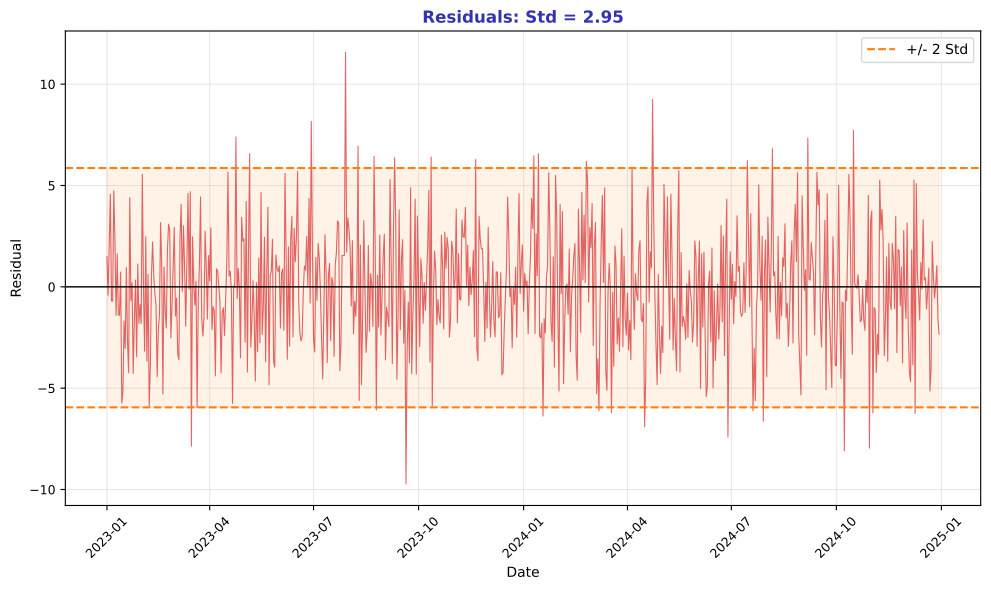

Recreate this plot in Python.
"""Residuals Analysis - What remains after decomposition"""
import matplotlib.pyplot as plt
import numpy as np
import pandas as pd
from pathlib import Path

plt.rcParams.update({
    'font.size': 10, 'axes.labelsize': 10, 'axes.titlesize': 11,
    'xtick.labelsize': 9, 'ytick.labelsize': 9, 'legend.fontsize': 9,
    'figure.figsize': (10, 6), 'figure.dpi': 150
})

MLPURPLE = '#3333B2'
MLRED = '#D62728'
MLORANGE = '#FF7F0E'

np.random.seed(42)
n = 365 * 2
dates = pd.date_range('2023-01-01', periods=n, freq='D')
trend = np.linspace(100, 180, n)
seasonal = 15 * np.sin(2 * np.pi * np.arange(n) / 365)
noise = np.random.randn(n) * 3
series = trend + seasonal + noise

df = pd.DataFrame({'Value': series}, index=dates)
detrended = df['Value'] - trend
residuals = detrended - seasonal

fig, ax = plt.subplots(figsize=(10, 6))

ax.plot(df.index, residuals, color=MLRED, linewidth=0.8, alpha=0.7)
ax.axhline(0, color='black', linewidth=1)
ax.axhline(residuals.mean() + 2*residuals.std(), color=MLORANGE, linestyle='--', linewidth=1.5, label='+/- 2 Std')
ax.axhline(residuals.mean() - 2*residuals.std(), color=MLORANGE, linestyle='--', linewidth=1.5)
ax.fill_between(df.index, residuals.mean() - 2*residuals.std(), residuals.mean() + 2*residuals.std(),
                color=MLORANGE, alpha=0.1)

ax.set_xlabel('Date', fontsize=10)
ax.set_ylabel('Residual', fontsize=10)
ax.set_title(f'Residuals: Std = {residuals.std():.2f}', fontsize=12, fontweight='bold', color=MLPURPLE)
ax.tick_params(axis='x', rotation=45)
ax.legend(fontsize=10)
ax.grid(alpha=0.3)

plt.tight_layout()
plt.savefig(Path(__file__).parent / 'chart.pdf', dpi=300, bbox_inches='tight')
plt.close()
